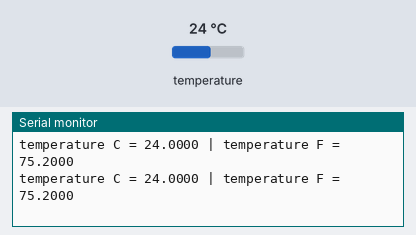
Recording of a sketch running on a simulated Arduino Uno, built with avr-gcc and run on an emulated ATmega328P. Shown: the last lines printed to the serial monitor. Inputs (shaded band) come from the test bench; at power-on: temperature 24 °C.

Above: at 1.2 s.
1.3 s: temperature set to 41 °C
At 1.39 s:
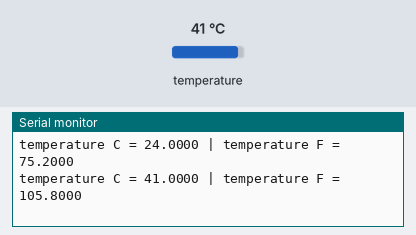
4.3 s: temperature set to 12 °C
At 4.31 s:
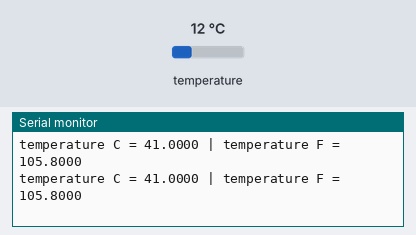
7.3 s: temperature set to 4 °C
At 7.34 s:
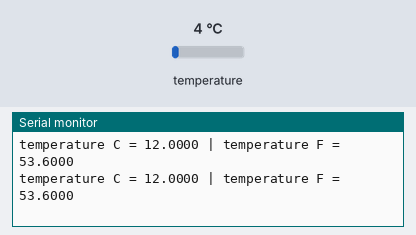
10.3 s: temperature set to 41 °C
At 10.3 s:
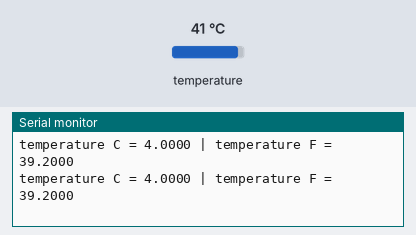
13.3 s: temperature set to 19 °C
At 13.38 s:
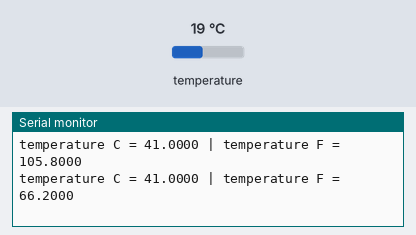
Timing chart, 0 to 16.3 s (numbered marks = the images above; inputs shaded):
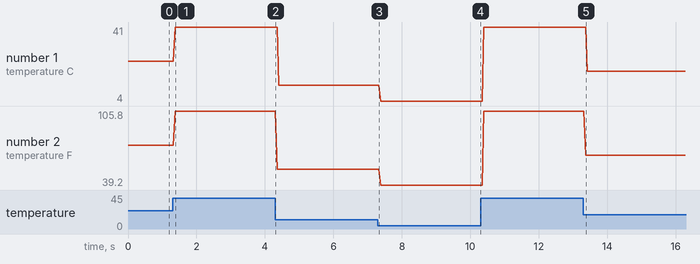

The sketch:

temperature.ino
```cpp
#include "Wire.h"                                           //  Подключаем библиотеку для работы с шиной I2C
#include "MAX30105.h"                                       //  Подключаем библиотеку для работы с модулем
MAX30105 PARTICLE_SENSOR;                                   //  Создаём объект для работы с библиотекой

void setup() {
  Serial.begin(9600);                                       //  Инициируем работу с монитором последовательного порта на скорости 9600 бод
  if (!PARTICLE_SENSOR.begin()) {                           //  Инициируем работу с модулем. Если инициализация не прошла, то
    Serial.println("MAX30105 was not found.");              //  выводим сообщение об этом в монитор последовательного порта
    while (1);                                              //  и останавливаем дальнейшее выполнение скетча
  }

  //  Встроенные светодиоды потребляют незначительный ток,
  //  однако, если вы хотите исключить их возможное влияние
  //  на результат, то используйте следующую строку:
  PARTICLE_SENSOR.setup(0);                                 //  Настраиваем сенсор на работу с выключенными светодиодами

  //  Если же вы хотите запустить сенсор в стандартном
  //  режиме, то раскомментируйте следующую строку:
  //PARTICLE_SENSOR.setup();                                //  Устанавливаем настройки для сенсора по умолчанию

  PARTICLE_SENSOR.enableDIETEMPRDY();                       //  Включаем поддержку прерываний для датчика температуры. Это ОБЯЗАТЕЛЬНЫЙ параметр
}

void loop() {
  float temperature = PARTICLE_SENSOR.readTemperature();    //  Создаём переменную с плавающей точкой и записываем в неё полученное от датчика значение (в Цельсиях)
  Serial.print("temperature C = ");                         //  Выводим в монитор последовательного порта текст
  Serial.print(temperature, 4);                             //  Выводим в монитор последовательного порта значение температуры в Цельсиях

  float temperatureF = PARTICLE_SENSOR.readTemperatureF();  //  Создаём переменную с плавающей точкой и записываем в неё полученное от датчика значение (в Фаренгейтах)
  Serial.print(" | temperature F = ");                      //  Выводим в монитор последовательного порта текст
  Serial.print(temperatureF, 4);                            //  Выводим в монитор последовательного порта значение температуры в Фаренгейтах
  Serial.println();                                         //  Переходим на новую строку
}
```

Measured:
- after the input at 1.3 s, the serial monitor: prints a new line after 0.08 s (image 1)
- after the input at 13.3 s, the serial monitor: prints a new line after 0.07 s (image 5)
- plotted number 1: 24 → 41 after the input at 1.3 s, 41 → 12 after the input at 4.3 s, 12 → 4 after the input at 7.3 s, 4 → 41 after the input at 10.3 s, 41 → 19 after the input at 13.3 s
- plotted number 2: 75.2 → 105.8 after the input at 1.3 s, 105.8 → 53.6 after the input at 4.3 s, 53.6 → 39.2 after the input at 7.3 s, 39.2 → 105.8 after the input at 10.3 s, 105.8 → 66.2 after the input at 13.3 s
